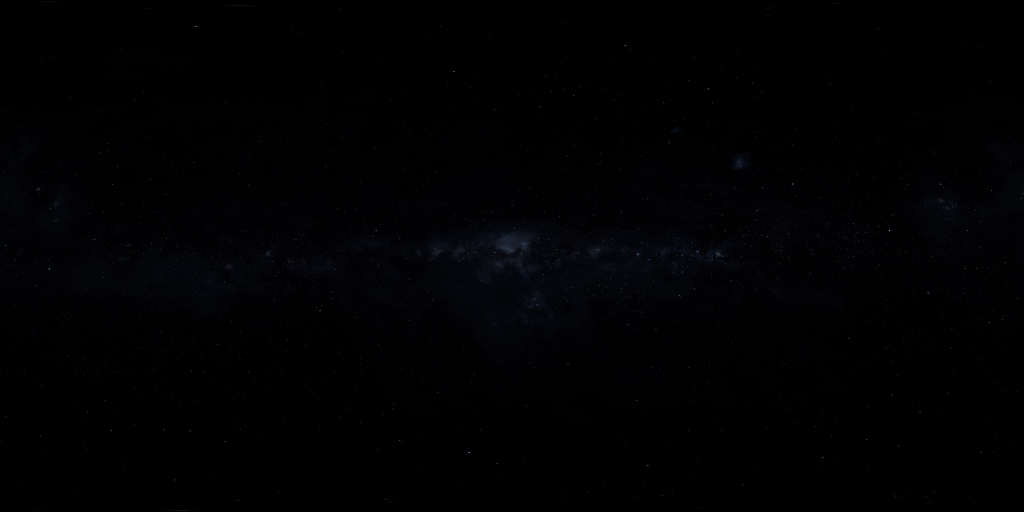
#> input picture assets/sky/8k_stars_milky_way.jpg, 3072 x 1536 px (shown at 1/3 size)
$ python resize-sky-textures.py
#> lines starting #> are read from the running program, lines starting #| are printed output that depends on the picture
"""Build compact sky maps from the retained shipped originals (Pillow 11.2.1).

Run from any directory: python tools/resize-sky-textures.py
Only assets/sky/compact is written. No crop, reprojection, gamma adjustment,
palette change, or source-file replacement is performed.
"""

from hashlib import sha256
import json
from pathlib import Path

from PIL import Image, __version__ as pillow_version, features


ROOT = Path(__file__).resolve().parents[1]
ASSETS = ROOT / "assets" / "sky"
OUTPUT = ASSETS / "compact"


def relative(path):
    return path.relative_to(ROOT).as_posix()


def describe(path, size):
    data = path.read_bytes()
    return {
        "path": relative(path),
        "width": size[0],
        "height": size[1],
        "bytes": len(data),
        "sha256": sha256(data).hexdigest(),
    }


def build():
    OUTPUT.mkdir(exist_ok=True)
    sources = [(p, (512, 256), p.stem[3:].replace("_", "-") + ".jpg")
               for p in sorted(ASSETS.glob("2k_*.jpg"))]
    sources.append((ASSETS / "8k_stars_milky_way.jpg", (1024, 512), "milky-way.jpg"))
    manifest = {
        "recipe": {
            "pillow": pillow_version,
            "jpegCodec": features.version_codec("jpg"),
            "resampling": "Lanczos",
            "quality": 88,
            "subsampling": 0,
            "progressive": True,
            "optimize": True,
            "colorAdjustment": "none",
        },
        "assets": [],
    }
    for source, size, name in sources:
        target = OUTPUT / name
        with Image.open(source) as original:
#> original is the input picture: PIL image 3072x1536 RGB; mean R, G, B 1.1, 1.1, 2.3
            if original.mode != "RGB" or original.width != original.height * 2:
                raise ValueError(f"Expected an RGB equirectangular 2:1 source: {source}")
            metadata = {key: original.info[key]
                        for key in ("icc_profile", "exif", "xmp", "comment")
                        if original.info.get(key)}
#> metadata = 0 items
            original_hash = sha256(source.read_bytes()).hexdigest()
            compact = original.resize(size, Image.Resampling.LANCZOS)
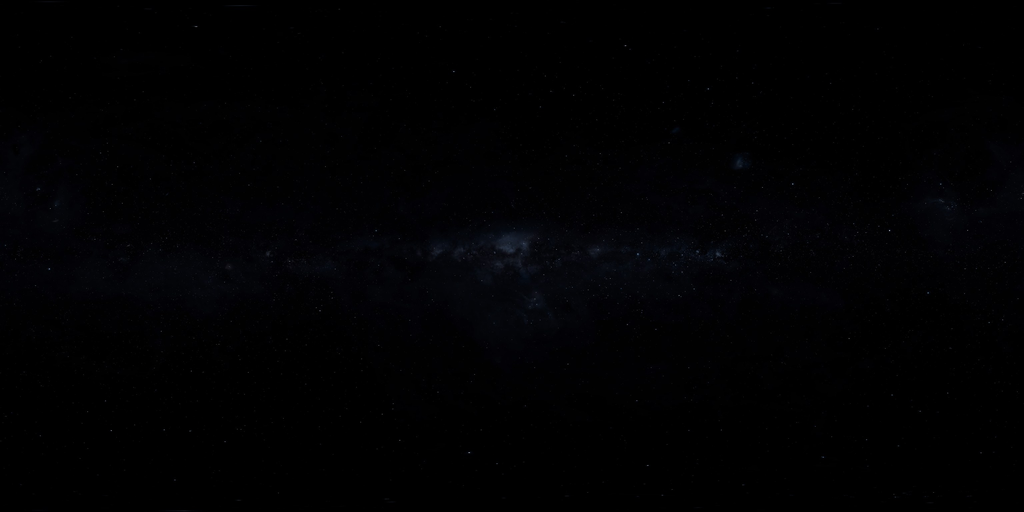
#> compact: PIL image 1024x512 RGB; mean R, G, B 1.1, 1.1, 2.3
            compact.save(target, "JPEG", quality=88, subsampling=0,
                         progressive=True, optimize=True, **metadata)
            with Image.open(target) as result:
                result.load()
                assert result.size == size and result.mode == original.mode
                for key, value in metadata.items():
                    assert result.info.get(key) == value, f"Lost {key}: {target}"
#> this loop made 0 passes
            assert sha256(source.read_bytes()).hexdigest() == original_hash
            manifest["assets"].append({
                "source": describe(source, original.size),
                "compact": describe(target, size),
                "preservedMetadata": sorted(metadata),
            })
    (OUTPUT / "manifest.json").write_text(json.dumps(manifest, indent=2) + "\n", encoding="utf-8")
    for entry in manifest["assets"]:
        source, compact = entry["source"], entry["compact"]
        print(f"{compact['path']}: {compact['width']}x{compact['height']}, "
              f"{source['bytes']} -> {compact['bytes']} bytes")


if __name__ == "__main__":
    build()
